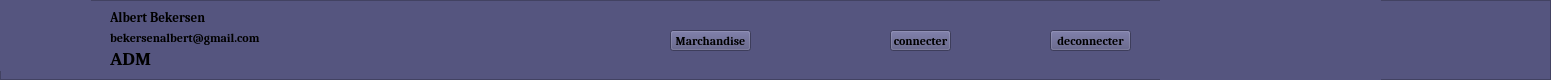
   <widget class="QFrame" name="frame">
    <property name="geometry">
     <rect>
      <x>0</x>
      <y>0</y>
      <width>1551</width>
      <height>80</height>
     </rect>
    </property>
    <property name="styleSheet">
     <string notr="true">background-color: rgb(85, 85, 127);
</string>
    </property>
    <property name="frameShape">
     <enum>QFrame::StyledPanel</enum>
    </property>
    <property name="frameShadow">
     <enum>QFrame::Raised</enum>
    </property>
    <widget class="QLabel" name="nom">
     <property name="geometry">
      <rect>
       <x>110</x>
       <y>10</y>
       <width>101</width>
       <height>16</height>
      </rect>
     </property>
     <property name="font">
      <font>
       <family>Cambria</family>
       <pointsize>10</pointsize>
       <weight>75</weight>
       <bold>true</bold>
      </font>
     </property>
     <property name="styleSheet">
      <string notr="true">color: rgb(0, 0, 0);</string>
     </property>
     <property name="text">
      <string>Albert Bekersen</string>
     </property>
    </widget>
    <widget class="QLabel" name="email">
     <property name="geometry">
      <rect>
       <x>110</x>
       <y>30</y>
       <width>181</width>
       <height>16</height>
      </rect>
     </property>
     <property name="font">
      <font>
       <family>Cambria</family>
       <pointsize>9</pointsize>
       <weight>75</weight>
       <bold>true</bold>
      </font>
     </property>
     <property name="styleSheet">
      <string notr="true">color: rgb(0, 0, 0);</string>
     </property>
     <property name="text">
      <string>bekersenalbert@gmail.com</string>
     </property>
    </widget>
    <widget class="QLabel" name="label_11">
     <property name="geometry">
      <rect>
       <x>0</x>
       <y>0</y>
       <width>91</width>
       <height>71</height>
      </rect>
     </property>
     <property name="text">
      <string/>
     </property>
     <property name="pixmap">
      <pixmap resource="../../Documents/Menu/image2.qrc">:/image2/profile-avatar-account-icon-16699.png</pixmap>
     </property>
     <property name="scaledContents">
      <bool>true</bool>
     </property>
    </widget>
    <widget class="QLabel" name="label_17">
     <property name="geometry">
      <rect>
       <x>820</x>
       <y>10</y>
       <width>61</width>
       <height>51</height>
      </rect>
     </property>
     <property name="text">
      <string/>
     </property>
     <property name="pixmap">
      <pixmap resource="../../Documents/Menu/login.qrc">:/menu/fond/login.png</pixmap>
     </property>
     <property name="scaledContents">
      <bool>true</bool>
     </property>
    </widget>
    <widget class="QLabel" name="label_19">
     <property name="geometry">
      <rect>
       <x>990</x>
       <y>10</y>
       <width>51</width>
       <height>51</height>
      </rect>
     </property>
     <property name="cursor">
      <cursorShape>PointingHandCursor</cursorShape>
     </property>
     <property name="text">
      <string/>
     </property>
     <property name="pixmap">
      <pixmap resource="../../Documents/Menu/design.qrc">:/menu/fond/download__6_-removebg-preview.png</pixmap>
     </property>
     <property name="scaledContents">
      <bool>true</bool>
     </property>
    </widget>
    <widget class="QLabel" name="label_21">
     <property name="geometry">
      <rect>
       <x>600</x>
       <y>10</y>
       <width>61</width>
       <height>51</height>
      </rect>
     </property>
     <property name="text">
      <string/>
     </property>
     <property name="pixmap">
      <pixmap resource="../../Documents/Menu/design.qrc">:/menu/fond/marechandise-removebg-preview.png</pixmap>
     </property>
     <property name="scaledContents">
      <bool>true</bool>
     </property>
    </widget>
    <widget class="QPushButton" name="events">
     <property name="geometry">
      <rect>
       <x>670</x>
       <y>30</y>
       <width>81</width>
       <height>21</height>
      </rect>
     </property>
     <property name="font">
      <font>
       <family>Cambria</family>
       <pointsize>9</pointsize>
       <weight>75</weight>
       <bold>true</bold>
      </font>
     </property>
     <property name="cursor">
      <cursorShape>PointingHandCursor</cursorShape>
     </property>
     <property name="styleSheet">
      <string notr="true">color: rgb(0, 0, 0);</string>
     </property>
     <property name="text">
      <string>Marchandise</string>
     </property>
    </widget>
    <widget class="QPushButton" name="login">
     <property name="geometry">
      <rect>
       <x>890</x>
       <y>30</y>
       <width>61</width>
       <height>21</height>
      </rect>
     </property>
     <property name="font">
      <font>
       <family>Cambria</family>
       <pointsize>9</pointsize>
       <weight>75</weight>
       <bold>true</bold>
      </font>
     </property>
     <property name="cursor">
      <cursorShape>PointingHandCursor</cursorShape>
     </property>
     <property name="styleSheet">
      <string notr="true">color: rgb(0, 0, 0);</string>
     </property>
     <property name="text">
      <string>connecter</string>
     </property>
    </widget>
    <widget class="QPushButton" name="logout">
     <property name="geometry">
      <rect>
       <x>1050</x>
       <y>30</y>
       <width>81</width>
       <height>21</height>
      </rect>
     </property>
     <property name="font">
      <font>
       <family>Cambria</family>
       <pointsize>9</pointsize>
       <weight>75</weight>
       <bold>true</bold>
      </font>
     </property>
     <property name="cursor">
      <cursorShape>PointingHandCursor</cursorShape>
     </property>
     <property name="styleSheet">
      <string notr="true">color: rgb(0, 0, 0);</string>
     </property>
     <property name="text">
      <string>deconnecter</string>
     </property>
    </widget>
    <widget class="QLabel" name="grade">
     <property name="geometry">
      <rect>
       <x>110</x>
       <y>50</y>
       <width>151</width>
       <height>16</height>
      </rect>
     </property>
     <property name="font">
      <font>
       <family>Cambria</family>
       <pointsize>14</pointsize>
       <weight>75</weight>
       <bold>true</bold>
       <kerning>true</kerning>
      </font>
     </property>
     <property name="styleSheet">
      <string notr="true">color: rgb(0, 0, 0);</string>
     </property>
     <property name="text">
      <string>ADM</string>
     </property>
    </widget>
    <widget class="QLabel" name="llogo">
     <property name="geometry">
      <rect>
       <x>1160</x>
       <y>-10</y>
       <width>221</width>
       <height>91</height>
      </rect>
     </property>
     <property name="text">
      <string/>
     </property>
     <property name="pixmap">
      <pixmap resource="../../Documents/Menu/logo.qrc">:/menu/logo/logo sans fond.png</pixmap>
     </property>
     <property name="scaledContents">
      <bool>true</bool>
     </property>
    </widget>
    <zorder>label_11</zorder>
    <zorder>label_17</zorder>
    <zorder>label_19</zorder>
    <zorder>label_21</zorder>
    <zorder>events</zorder>
    <zorder>login</zorder>
    <zorder>logout</zorder>
    <zorder>llogo</zorder>
    <zorder>nom</zorder>
    <zorder>email</zorder>
    <zorder>grade</zorder>
   </widget>
